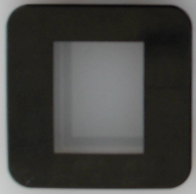
#> input picture src/lid.png, 196 x 194 px, given in place of the camera
$ python moments.py
#> lines starting #> are read from the running program, lines starting #| are printed output that depends on the picture; after the words box and inside, x2 and y2 are one past the last pixel; in counts of white or black regions, pixels touching at a corner belong together
import cv2
from math import copysign, log10


# [15 lines left out: functions find_center, take_img, not called in this run]

def show_img(img):
    cv2.imshow("test", img)
    cv2.waitKey(0)

# [41 lines left out: functions get_huMoments, example, not called in this run]

def draw_contour(img, contours):
    cv2.drawContours(img, [contours], -1, (0,255,0), 2)


matches = list()
positions = list()
def main():
    _quit = False
    threshold = 200

    cam = cv2.VideoCapture(2)

    template = cv2.imread("../templates/hole_sqaure.png",0)
    _,template = cv2.threshold(template, threshold,255, cv2.THRESH_BINARY)
    t_contours, _ = cv2.findContours(template, cv2.RETR_EXTERNAL, cv2.CHAIN_APPROX_SIMPLE)
#> t_contours = []

    while not _quit:
        _, img = cam.read()
#> img is the input picture: shape (194, 196, 3); mean B, G, R 67, 69.8, 69.9
        original = img.copy()

        img = cv2.cvtColor(img, cv2.COLOR_BGR2GRAY)
#> img: shape (194, 196)
        _,img = cv2.threshold(img, threshold,255, cv2.THRESH_BINARY)
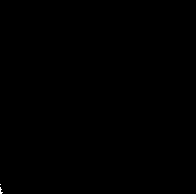
#> img: shape (194, 196); 0.03% white in thin lines or dots, all inside (x1, y1, x2, y2) = (0, 184, 3, 194)

        i_contours, _ = cv2.findContours(img, cv2.RETR_EXTERNAL, cv2.CHAIN_APPROX_SIMPLE)
#> i_contours = 2 contours, all with area under 20

        distances = list()
        for c in i_contours:
            distances.append(cv2.matchShapes(t_contours[0], c, cv2.CONTOURS_MATCH_I2,0))
#> this loop made 1 pass
#> after the loop, distances = []

        positions = list()
        for i,d in enumerate(distances):
            if d < 0.1: #Schwellenwert
                cX,cY = find_center(i_contours[i])
                matches.append([cX, cY, 0])
                positions.append( (cX,cY) )


        for i, m in enumerate(matches):
            for p in positions:
                if (m[0], m[1]) not in positions:
                    del matches[i]

        for j, m in enumerate(matches):

            if cX == m[0] and cY == m[1]:
                m[2] += 1

            if m[2] == 0:
                del matches[j]

            elif m[2] > 10:
                cv2.circle(original, (m[0],m[1]), 7, (0,0,255), -1)
                cv2.putText(original, str(m[0])+"|"+str(m[1]), (m[0] -20, m[1] -20), cv2.FONT_HERSHEY_SIMPLEX, 0.5, (0,0,255), 2)


        cv2.imshow("Tracking", original)

        k = cv2.waitKey(5) % 0xFF
        if k%256 == 27:
            _quit = True

    cam.release()

if __name__ == "__main__":
#> (the run stopped early here; a loop or call above may not have finished)
